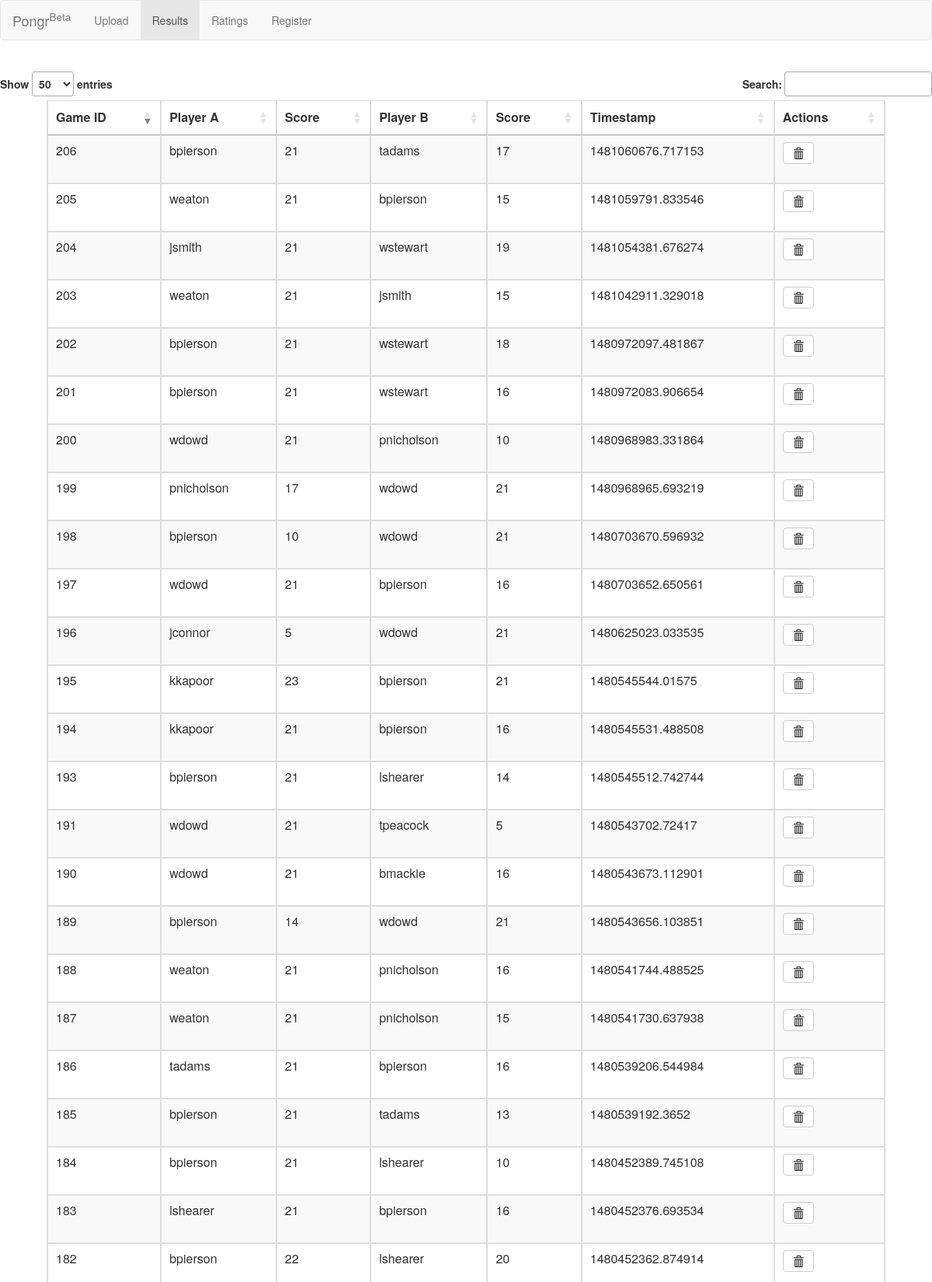
/games (upper part), run on the app's committed database.
### run.py (models this page shows)
class Game(db.Model):
    id = Column(Integer, primary_key=True)
    player_a = Column(Text, unique=False)
    player_b = Column(Text, unique=False)
    score_a = Column(Integer, unique=False)
    score_b = Column(Integer, unique=False)
    timestamp = Column(Integer, unique=False)
    deleted = Column(Boolean, unique=False)

### run.py (the view)
@app.route('/games', methods=['GET'])
def matches():
    df = pd.read_sql('select * from game where deleted = 0', con=engine)
    df = df.to_dict('records')
    return render_template('gamelog.html', games=df)

### templates/gamelog.html (shortened to what this page needs)
{% extends "layout.html" %}
{% block content %}
<html>
<head>
</head>
<link  rel="stylesheet" type="text/css" href = "//maxcdn.bootstrapcdn.com/bootstrap/3.3.5/css/bootstrap.min.css">
<link  rel="stylesheet" type="text/css" href="//cdn.datatables.net/1.10.7/css/jquery.dataTables.css">
<link  rel="stylesheet" type="text/css" href = "//cdn.datatables.net/plug-ins/1.10.7/integration/bootstrap/3/dataTables.bootstrap.css">
<br>
<body>
  <table class = 'table table-striped table-bordered' width="90%" id='fine' align='center'>
  			<thead>
  				<tr>
  					<th> Game ID </th>
  					<th> Player A </th>
  					<th> Score  </th>
  					<th> Player B </th>
  					<th> Score </th>
  					<th> Timestamp </th>
            <th> Actions </th>
  				</tr>
  			</thead>
  			<tbody>
  				{% for item in games %}
  				<tr>
            <td> {{item['id']}}  </td>
  					<td> {{item['player_a']}}  </td>
  					<td> {{item['score_a']}}  </td>
  					<td> {{item['player_b']}} </td>
  					<td> {{item['score_b']}}  </td>
  					<td> {{item['timestamp']}}  </td>
            <td>
                <form action="/delete/{{ item['id'] }}" method="post">
                <button type="submit" class="btn btn-default">
                  <span class="glyphicon glyphicon-trash" aria-hidden="true"></span>
                </form>
            </td>
  				</tr>
  				{% endfor %}
  			</tbody>
  		</table>
</body>
</html>
{% endblock %}

### templates/layout.html (shortened to what this page needs)
<html>
<link rel="stylesheet" media="screen" href = "{{ url_for('static', filename='bootstrap.min.css') }}">
<head>
</head>
<body class = "body">
<nav class="navbar navbar-default" role="navigation">
  <div class="container-fluid">
    <div class="navbar-header">
      <a class="navbar-brand" href="/">Pongr<sup>Beta</sup></a>
    </div>
    <div class="collapse navbar-collapse" id="bs-example-navbar-collapse-1">
      <ul class="nav navbar-nav">
        <li {% if request.path == '/record_match' %}class="active"{% endif %}>
           <a href="/record_match">Upload</a>
        </li>
      <li {% if request.path == '/games' %}class="active"{% endif %}>
         <a href="/games">Results</a>
      </li>
      <li {% if request.path == '/ratings' %}class="active"{% endif %}>
           <a href="/ratings">Ratings</a>
      </li>
      <li {% if request.path == '/register' %}class="active"{% endif %}>
           <a href="/register">Register</a>
      </li>
      </ul>
    </div>
  </div>
</nav>
{% block content %}{% endblock %}
</body>

### data on the page
Game: id "182", player_a "bpierson", score_a "22", player_b "lshearer", score_b "20", timestamp "1480452362.874914"
Game: id "183", player_a "lshearer", score_a "21", player_b "bpierson", score_b "16", timestamp "1480452376.693534"
Game: id "184", player_a "bpierson", score_a "21", player_b "lshearer", score_b "10", timestamp "1480452389.745108"
Game: id "185", player_a "bpierson", score_a "21", player_b "tadams", score_b "13", timestamp "1480539192.3652"
Game: id "186", player_a "tadams", score_a "21", player_b "bpierson", score_b "16", timestamp "1480539206.544984"
Game: id "187", player_a "weaton", score_a "21", player_b "pnicholson", score_b "15", timestamp "1480541730.637938"
Game: id "188", player_a "weaton", score_a "21", player_b "pnicholson", score_b "16", timestamp "1480541744.488525"
Game: id "189", player_a "bpierson", score_a "14", player_b "wdowd", score_b "21", timestamp "1480543656.103851"
Game: id "190", player_a "wdowd", score_a "21", player_b "bmackie", score_b "16", timestamp "1480543673.112901"
Game: id "191", player_a "wdowd", score_a "21", player_b "tpeacock", score_b "5", timestamp "1480543702.72417"
Game: id "193", player_a "bpierson", score_a "21", player_b "lshearer", score_b "14", timestamp "1480545512.742744"
Game: id "194", player_a "kkapoor", score_a "21", player_b "bpierson", score_b "16", timestamp "1480545531.488508"
Game: id "195", player_a "kkapoor", score_a "23", player_b "bpierson", score_b "21", timestamp "1480545544.01575"
Game: id "196", player_a "jconnor", score_a "5", player_b "wdowd", score_b "21", timestamp "1480625023.033535"
Game: id "197", player_a "wdowd", score_a "21", player_b "bpierson", score_b "16", timestamp "1480703652.650561"
Game: id "198", player_a "bpierson", score_a "10", player_b "wdowd", score_b "21", timestamp "1480703670.596932"
Game: id "199", player_a "pnicholson", score_a "17", player_b "wdowd", score_b "21", timestamp "1480968965.693219"
Game: id "200", player_a "wdowd", score_a "21", player_b "pnicholson", score_b "10", timestamp "1480968983.331864"
Game: id "201", player_a "bpierson", score_a "21", player_b "wstewart", score_b "16", timestamp "1480972083.906654"
Game: id "202", player_a "bpierson", score_a "21", player_b "wstewart", score_b "18", timestamp "1480972097.481867"
Game: id "203", player_a "weaton", score_a "21", player_b "jsmith", score_b "15", timestamp "1481042911.329018"
Game: id "204", player_a "jsmith", score_a "21", player_b "wstewart", score_b "19", timestamp "1481054381.676274"
Game: id "205", player_a "weaton", score_a "21", player_b "bpierson", score_b "15", timestamp "1481059791.833546"
Game: id "206", player_a "bpierson", score_a "21", player_b "tadams", score_b "17", timestamp "1481060676.717153"
